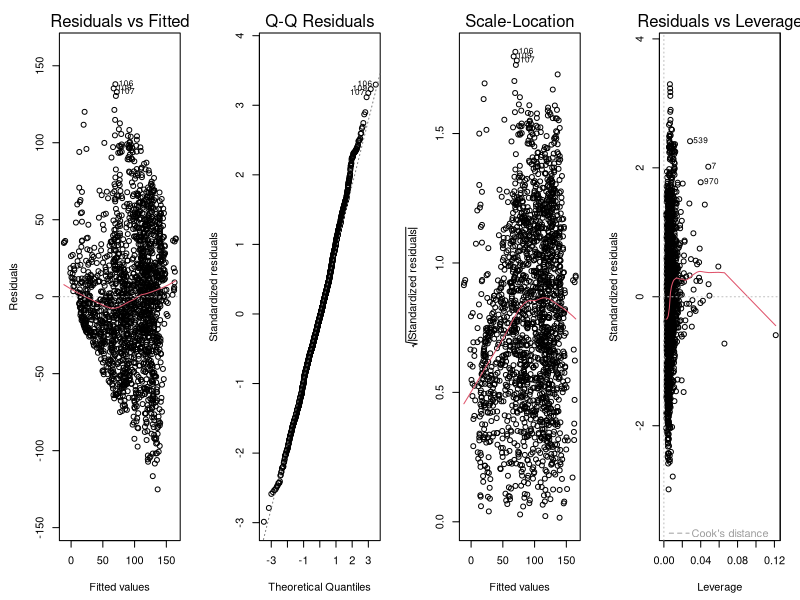

Recreate this plot in R.
## ---- chunk 1
knitr::opts_chunk$set(echo = TRUE, warning = FALSE, message = FALSE) 
library(dplyr)
library(tidyr) 
library(knitr)
## ---- chunk 2
df <- read.csv("wdi_fifa_merged.csv", stringsAsFactors = FALSE)
## ---- chunk 3
model_vars <- c( 
  "fifa_rank", #Response: Mean annual FIFA ranking (1 = best) 
  "qualified", #Categorical predictor 1: World Cup qualification 
  "income", #Categorical predictor 2: Income group (4 levels) 
  "life_exp", #Continuous predictor 1: Life expectancy at birth
  "log_gdp_pc", #Continuous predictor 2: Log GDP per capita 
  "urban",  #Continuous predictor 3: Urban population percentage 
  "unemp", #Continuous predictor 4: Unemployment rate 
  "lfp_female", #Continuous predictor 5: Female labor force participation
  "pop_growth", #Continuous predictor 6: Annual population growth rate 
  "temp", #Continuous predictor 7: Mean temperature 
  "health_exp" #Continuous predictor 8: Health expenditure (% of GDP) 
  )
## ---- chunk 4
df_clean <- df %>% 
  mutate( 
    qualified_cat = factor(qualified, levels = c(0, 1)), 
    income = factor(income, levels = c( "High income", "Low income", "Lower middle income", "Upper middle income" )) 
    ) %>% 
    select(country, year, all_of(model_vars), qualified_cat) %>% 
    drop_na()
## ---- chunk 5
write.csv(df_clean, "wdi_fifa_clean.csv", row.names = FALSE)
## ---- chunk 6
dim(df_clean)
table(Qualified = df_clean$qualified_cat)
table(Income_Group = df_clean$income)
## ---- chunk 7
num_vars <- c("fifa_rank", "life_exp", "log_gdp_pc", "urban", "unemp",
              "lfp_female", "pop_growth", "temp", "health_exp")

summary_stats <- df_clean %>%
  summarise(across(all_of(num_vars), list(
    Mean   = ~mean(.x, na.rm = TRUE),
    SD     = ~sd(.x, na.rm = TRUE),
    Median = ~median(.x, na.rm = TRUE),
    IQR    = ~IQR(.x, na.rm = TRUE),
    Min    = ~min(.x, na.rm = TRUE),
    Max    = ~max(.x, na.rm = TRUE)
  ), .names = "{.col}__{.fn}")) %>%
  pivot_longer(everything(), names_to = c("Variable", ".value"), names_sep = "__")

kable(
  summary_stats,
  digits = 2,
  caption = "Summary statistics for FIFA ranking and continuous predictors (n = 1,825)."
)
## ---- chunk 8
# Mean-center life expectancy for meaningful main effect interpretation
df_clean <- df_clean %>%
  mutate(life_exp_c = life_exp - mean(life_exp, na.rm = TRUE))

# Fit preliminary multiple linear regression model with centered interaction
prelim_model <- lm(
  fifa_rank ~ qualified_cat * life_exp_c + log_gdp_pc + income +
    urban + unemp + lfp_female + pop_growth + temp + health_exp,
  data = df_clean
)

summary(prelim_model)
## ---- chunk 9
coef_mat <- summary(prelim_model)$coefficients
ci_mat   <- confint(prelim_model, level = 0.95)

model_table <- data.frame(
  Predictor = rownames(coef_mat),
  Estimate  = round(coef_mat[, "Estimate"], 2),
  SE        = round(coef_mat[, "Std. Error"], 2),
  CI_Lower  = round(ci_mat[, 1], 2),
  CI_Upper  = round(ci_mat[, 2], 2),
  t_stat    = round(coef_mat[, "t value"], 2),
  p_value   = ifelse(coef_mat[, "Pr(>|t|)"] < 0.001, "< 0.001", 
                     round(coef_mat[, "Pr(>|t|)"], 3)),
  row.names = NULL
)

kable(
  model_table,
  caption = "OLS estimates, standard errors, and 95% CIs for preliminary model (n = 1,825)."
)
## ---- chunk 10

# Display directly in the knitted document
par(mfrow = c(1, 4), mar = c(4.5, 4.5, 2.5, 1.5))
plot(prelim_model, which = c(1, 2, 3, 5))
par(mfrow = c(1, 1))
